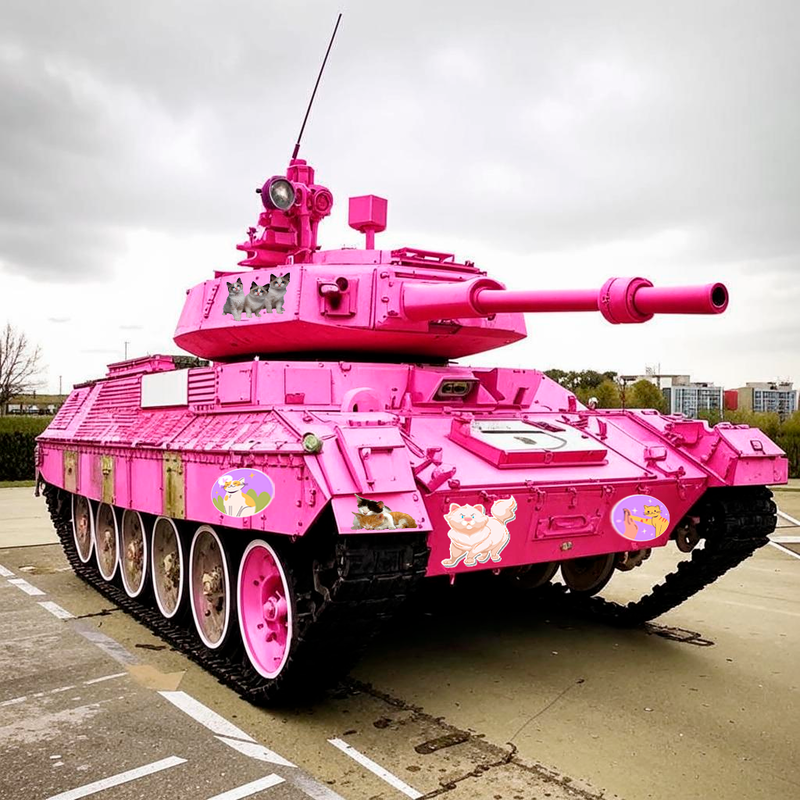
#> input picture 3_semester/КГ/7 лр/розовый-танк.bmp, 800 x 800 px
$ python 'ЛР7-В17.py'
#> lines starting #> are read from the running program, lines starting #| are printed output that depends on the picture
import numpy as np
from PIL import Image
import math

def rotate_image_with_artifacts(input_path, output_path, angle):
    # Открываем исходное изображение
#> called with input_path = 'розовый-танк.bmp', output_path = 'output_affin_40.bmp', angle = 40
    input_image = Image.open(input_path)
#> input_image is the input picture: PIL image 800x800 RGB; mean R, G, B 187.1, 152, 158.1
    width, height = input_image.size
#> width = 800; height = 800

    # Конвертируем угол в радианы
    angle_rad = math.radians(angle)

    # Создаем новое пустое изображение (начальное состояние пикселей - None)
    output_image = Image.new("RGB", (width, height))
#> output_image: PIL image 800x800 RGB; every value is 0

    # Центр изображения
    cx, cy = width // 2, height // 2
#> cx = 400; cy = 400

    for y in range(height):
        for x in range(width):
            # Перемещаем координаты так, чтобы центр изображения был в (0,0)
            x_shifted = x - cx
            y_shifted = y - cy

            # Применяем матрицу поворота
            new_x = round(x_shifted * math.cos(angle_rad) - y_shifted * math.sin(angle_rad))
            new_y = round(x_shifted * math.sin(angle_rad) + y_shifted * math.cos(angle_rad))

            # Перемещаем координаты обратно
            new_x += cx
            new_y += cy

            # Копируем пиксель, если он попадает в границы изображения
            if 0 <= new_x < width and 0 <= new_y < height:
                output_image.putpixel((new_x, new_y), input_image.getpixel((x, y)))
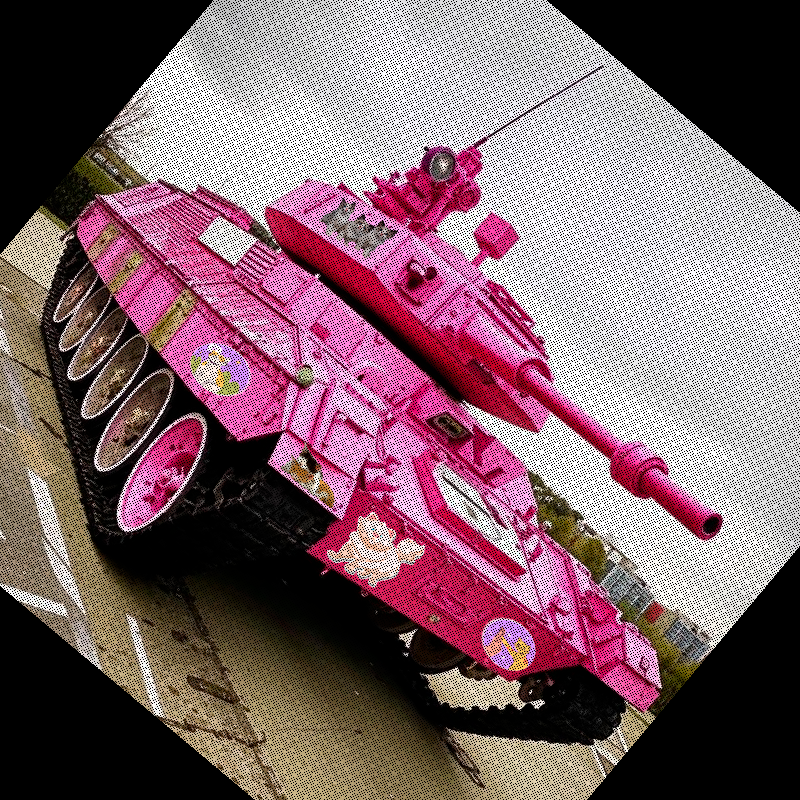
#> output_image: PIL image 800x800 RGB; mean R, G, B 128.6, 100.7, 108

    # Сохраняем изображение с артефактами
    output_image.save(output_path)
    print(f"Изображение сохранено: {output_path}")

# [33 lines left out: function apply_transformation, not called in this run]

def crop_image(input_image, x, y, width, height):
    """ Обрезает изображение до заданных размеров """
    return input_image.crop((x, y, x + width, y + height))

# [47 lines left out: function rotate_image_without_artifacts, not called in this run]


# Задаём параметры:
a, a3, a5=8, 8*3, 8*5
x=a5
# Поворот через аффинные, с артефактами
rotate_image_with_artifacts("розовый-танк.bmp", f"output_affin_{x}.bmp", x)

# Поворот через Оуэна-Македона, без артефактов
#input_image = Image.open("розовый-танк.bmp")
#rotated_image = rotate_image_without_artifacts(input_image, x, f"rotated_{x}")
